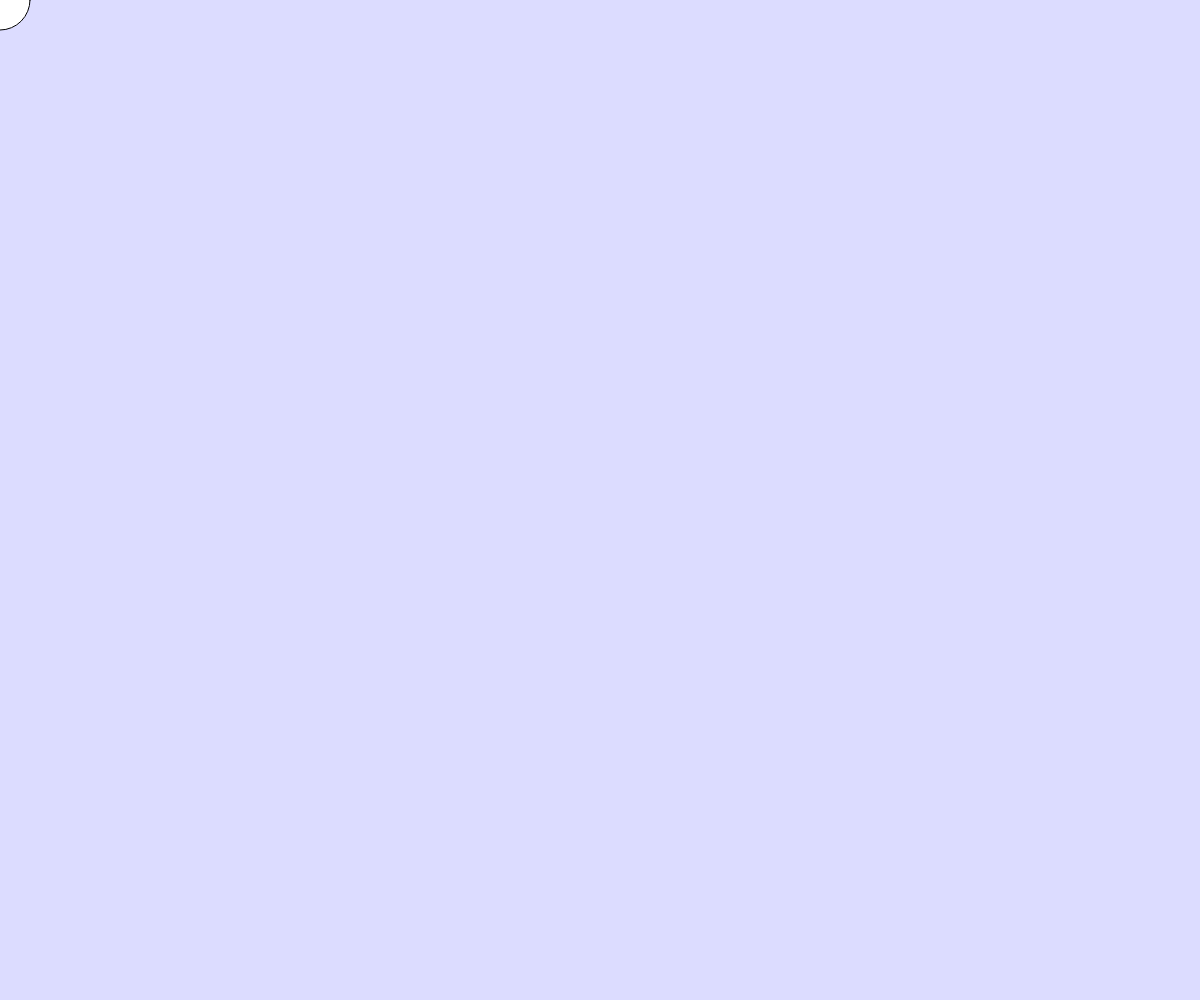
Frame 1 (no input)
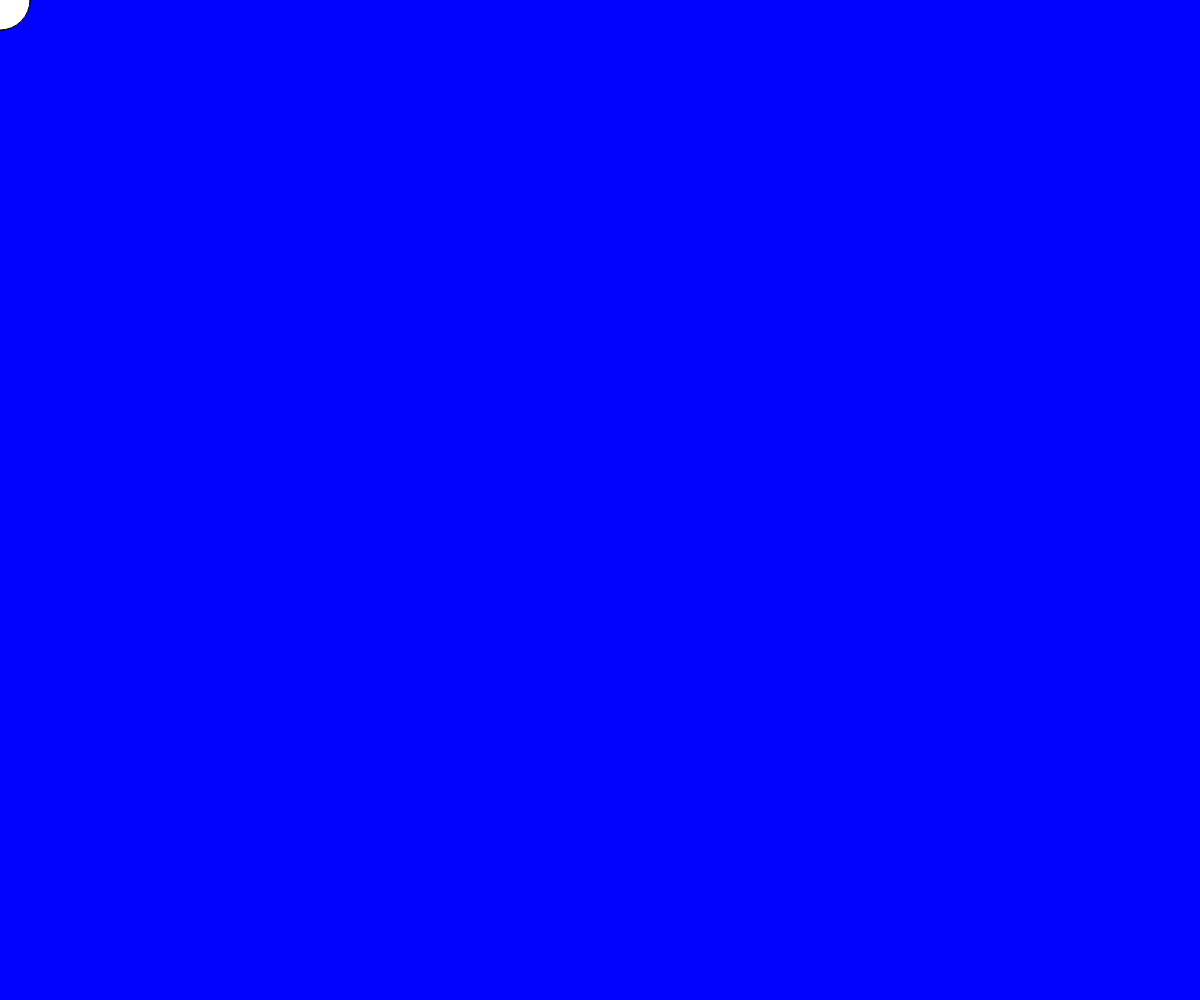
Frame 60 (no input)
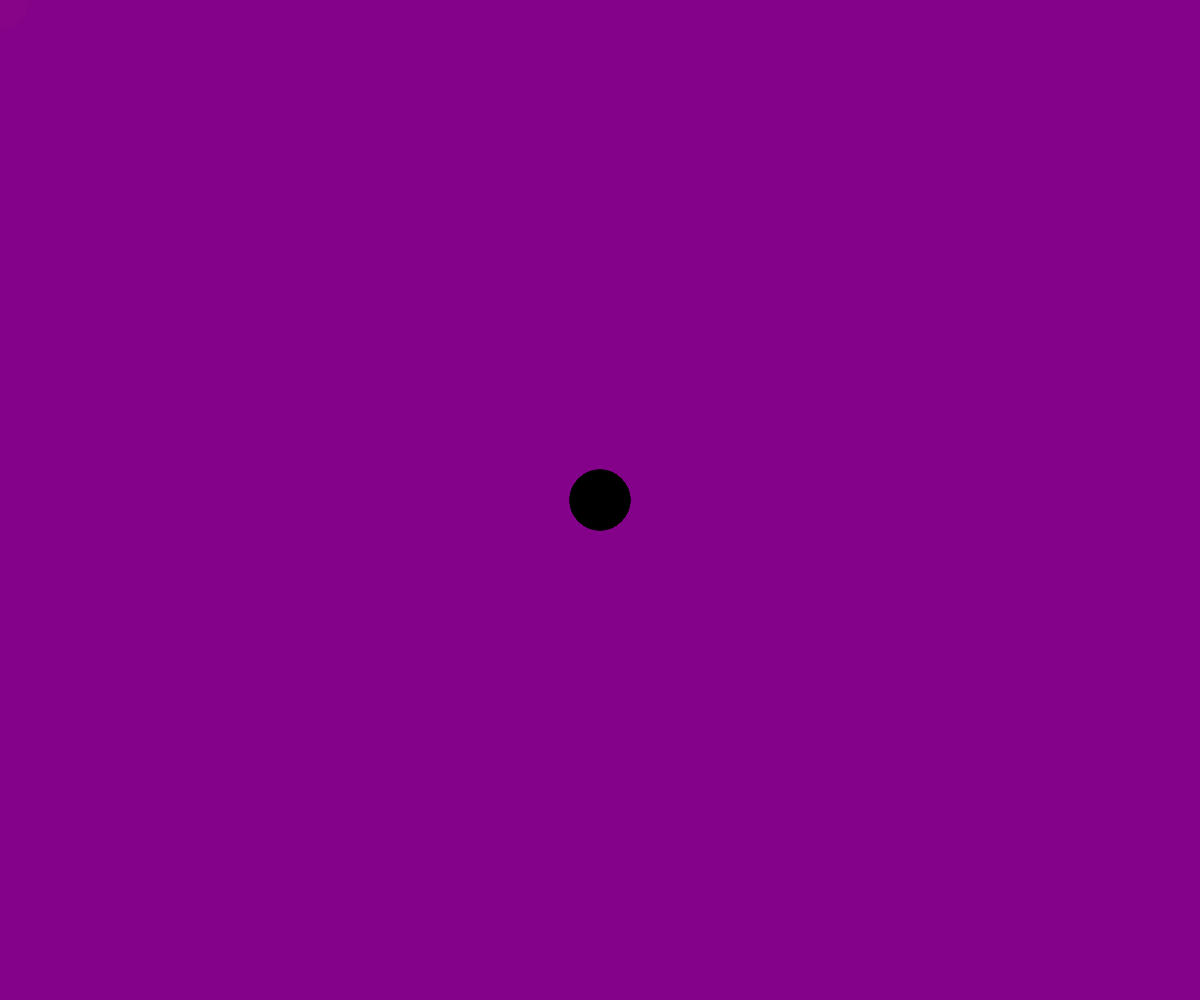
Frame 120 (the mouse pressed at the canvas centre since frame 60)

The p5.js sketch that drew these frames (run headless with seeded random() and noise() and a simulated clock; from frame 60 on, the mouse is pressed at the canvas centre):

// p5.js sketch
// ── sketch.js
function setup() {
  const cnv = createCanvas(windowWidth, windowHeight);
  cnv.id('bg-canvas');
  cnv.style('position', 'fixed');
  cnv.style('top', '0');
  cnv.style('left', '0');
  cnv.style('z-index', '-1');            // put behind page content
  cnv.style('pointer-events', 'none');   // let clicks go to the page

  // ensure it's the first element in <body> (helps in some layouts)
  document.body.prepend(cnv.elt);
}

function draw() {
  // background color transitions from magenta to blue based on mouseX
  let n = mouseX / windowWidth;
  background(255*n, 0, 255*(1-n), 35);

  // draw random circles
  fill(mouseIsPressed ? 0 : 255);
  circle(mouseX, mouseY, 60);
}

function windowResized() {
  resizeCanvas(windowWidth, windowHeight);
}
